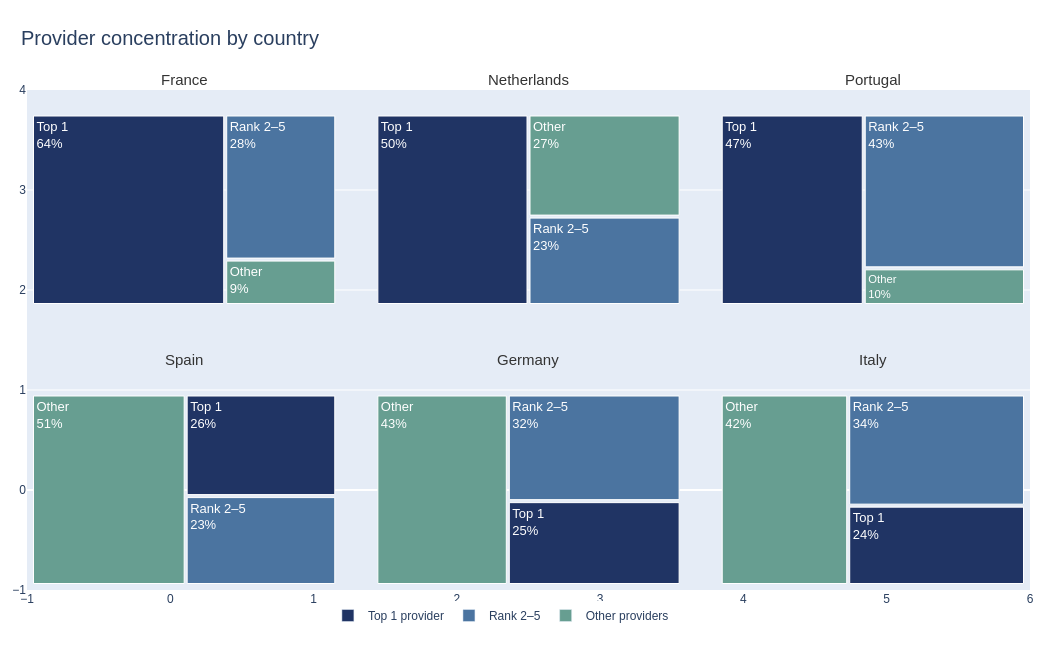

Write notebook code for a chart like this one.
### Markdown cell above
* **pct_top1_provider** — what pct of all items in the country come from the single biggest provider? 
* **pct_top5_providers** -  what pct of all items are accounted for by the top 5 providers combined? This tells you how "thick" the tail is: if top8_share is low (e.g. 30%), most of the country's items are spread across many small/medium providers beyond the visible top 8. If it's high (e.g. 90%), the top 5 basically are the country's collection.

### Code cell
import plotly.graph_objects as go
from plotly.subplots import make_subplots

# Order countries by concentration so the grid tells a story (most concentrated first)
plot_df = concentration_df.sort_values("pct_top1_provider", ascending=False).reset_index(drop=True)

fig = make_subplots(
    rows=2, cols=3,
    specs=[[{"type": "treemap"}]*3, [{"type": "treemap"}]*3],
    subplot_titles=plot_df["country"].tolist(),
    horizontal_spacing=0.03,
    vertical_spacing=0.12,
)

segment_colors = ["#203464", "#4b74a0", "#679e91"]  # dark = most concentrated, light = most distributed

for idx, row in plot_df.iterrows():
    r = idx // 3 + 1
    c = idx % 3 + 1

    top1 = row["pct_top1_provider"]
    top5_minus_1 = row["pct_top5_providers"] - top1
    others = 100 - row["pct_top5_providers"]

    fig.add_trace(
        go.Treemap(
            labels=["Top 1", "Rank 2–5", "Other"],
            parents=["", "", ""],
            values=[top1, top5_minus_1, others],
            marker=dict(colors=segment_colors, line=dict(width=1, color="white")),
            texttemplate="%{label}<br>%{value:.0f}%",
            textfont=dict(size=13, color="white"),
            hovertemplate="%{label}: %{value:.1f}%<extra></extra>",
        ),
        row=r, col=c,
    )

# Manual shared legend via dummy bar traces (treemaps don't support a clean shared legend natively)
for label, color in zip(["Top 1 provider", "Rank 2–5", "Other providers"], segment_colors):
    fig.add_trace(go.Bar(x=[None], y=[None], marker_color=color, name=label, showlegend=True))

fig.update_layout(
    title=dict(text="Provider concentration by country", x=0.02, font=dict(size=20)),
    height=650, width=1050,
    legend=dict(orientation="h", yanchor="bottom", y=-0.08, x=0.3),
    margin=dict(t=90, b=60, l=20, r=20),
    paper_bgcolor="white",
    font=dict(family="Arial, sans-serif"),
)

# Style subplot titles (country names) consistently
for annotation in fig["layout"]["annotations"]:
    annotation["font"] = dict(size=15, color="#333333")

fig.show()

### Figure 1 — Plotly figure (JSON) as saved in the notebook; plotly's stock layout.template omitted (floating-point values rounded to 4 significant figures)
{"data": [{"domain": {"x": [0, 0.3133], "y": [0.56, 1]}, "hovertemplate": "%{label}: %{value:.1f}%<extra></extra>", "labels": ["Top 1", "Rank 2–5", "Other"], "marker": {"colors": ["#203464", "#4b74a0", "#679e91"], "line": {"color": "white", "width": 1}}, "parents": ["", "", ""], "textfont": {"color": "white", "size": 13}, "texttemplate": "%{label}<br>%{value:.0f}%", "type": "treemap", "values": [63.5, 27.8, 8.7]}, {"domain": {"x": [0.3433, 0.6567], "y": [0.56, 1]}, "hovertemplate": "%{label}: %{value:.1f}%<extra></extra>", "labels": ["Top 1", "Rank 2–5", "Other"], "marker": {"colors": ["#203464", "#4b74a0", "#679e91"], "line": {"color": "white", "width": 1}}, "parents": ["", "", ""], "textfont": {"color": "white", "size": 13}, "texttemplate": "%{label}<br>%{value:.0f}%", "type": "treemap", "values": [50, 23.2, 26.8]}, {"domain": {"x": [0.6867, 1.0], "y": [0.56, 1]}, "hovertemplate": "%{label}: %{value:.1f}%<extra></extra>", "labels": ["Top 1", "Rank 2–5", "Other"], "marker": {"colors": ["#203464", "#4b74a0", "#679e91"], "line": {"color": "white", "width": 1}}, "parents": ["", "", ""], "textfont": {"color": "white", "size": 13}, "texttemplate": "%{label}<br>%{value:.0f}%", "type": "treemap", "values": [47, 42.8, 10.2]}, {"domain": {"x": [0, 0.3133], "y": [0, 0.44]}, "hovertemplate": "%{label}: %{value:.1f}%<extra></extra>", "labels": ["Top 1", "Rank 2–5", "Other"], "marker": {"colors": ["#203464", "#4b74a0", "#679e91"], "line": {"color": "white", "width": 1}}, "parents": ["", "", ""], "textfont": {"color": "white", "size": 13}, "texttemplate": "%{label}<br>%{value:.0f}%", "type": "treemap", "values": [26.4, 23.1, 50.5]}, {"domain": {"x": [0.3433, 0.6567], "y": [0, 0.44]}, "hovertemplate": "%{label}: %{value:.1f}%<extra></extra>", "labels": ["Top 1", "Rank 2–5", "Other"], "marker": {"colors": ["#203464", "#4b74a0", "#679e91"], "line": {"color": "white", "width": 1}}, "parents": ["", "", ""], "textfont": {"color": "white", "size": 13}, "texttemplate": "%{label}<br>%{value:.0f}%", "type": "treemap", "values": [25, 31.8, 43.2]}, {"domain": {"x": [0.6867, 1.0], "y": [0, 0.44]}, "hovertemplate": "%{label}: %{value:.1f}%<extra></extra>", "labels": ["Top 1", "Rank 2–5", "Other"], "marker": {"colors": ["#203464", "#4b74a0", "#679e91"], "line": {"color": "white", "width": 1}}, "parents": ["", "", ""], "textfont": {"color": "white", "size": 13}, "texttemplate": "%{label}<br>%{value:.0f}%", "type": "treemap", "values": [24.2, 33.9, 41.9]}, {"marker": {"color": "#203464"}, "name": "Top 1 provider", "showlegend": true, "type": "bar", "x": [null], "y": [null]}, {"marker": {"color": "#4b74a0"}, "name": "Rank 2–5", "showlegend": true, "type": "bar", "x": [null], "y": [null]}, {"marker": {"color": "#679e91"}, "name": "Other providers", "showlegend": true, "type": "bar", "x": [null], "y": [null]}], "layout": {"annotations": [{"font": {"color": "#333333", "size": 15}, "showarrow": false, "text": "France", "x": 0.1567, "xanchor": "center", "xref": "paper", "y": 1, "yanchor": "bottom", "yref": "paper"}, {"font": {"color": "#333333", "size": 15}, "showarrow": false, "text": "Netherlands", "x": 0.5, "xanchor": "center", "xref": "paper", "y": 1, "yanchor": "bottom", "yref": "paper"}, {"font": {"color": "#333333", "size": 15}, "showarrow": false, "text": "Portugal", "x": 0.8433, "xanchor": "center", "xref": "paper", "y": 1, "yanchor": "bottom", "yref": "paper"}, {"font": {"color": "#333333", "size": 15}, "showarrow": false, "text": "Spain", "x": 0.1567, "xanchor": "center", "xref": "paper", "y": 0.44, "yanchor": "bottom", "yref": "paper"}, {"font": {"color": "#333333", "size": 15}, "showarrow": false, "text": "Germany", "x": 0.5, "xanchor": "center", "xref": "paper", "y": 0.44, "yanchor": "bottom", "yref": "paper"}, {"font": {"color": "#333333", "size": 15}, "showarrow": false, "text": "Italy", "x": 0.8433, "xanchor": "center", "xref": "paper", "y": 0.44, "yanchor": "bottom", "yref": "paper"}], "font": {"family": "Arial, sans-serif"}, "height": 650, "legend": {"orientation": "h", "x": 0.3, "y": -0.08, "yanchor": "bottom"}, "margin": {"b": 60, "l": 20, "r": 20, "t": 90}, "paper_bgcolor": "white", "title": {"font": {"size": 20}, "text": "Provider concentration by country", "x": 0.02}, "width": 1050}}
